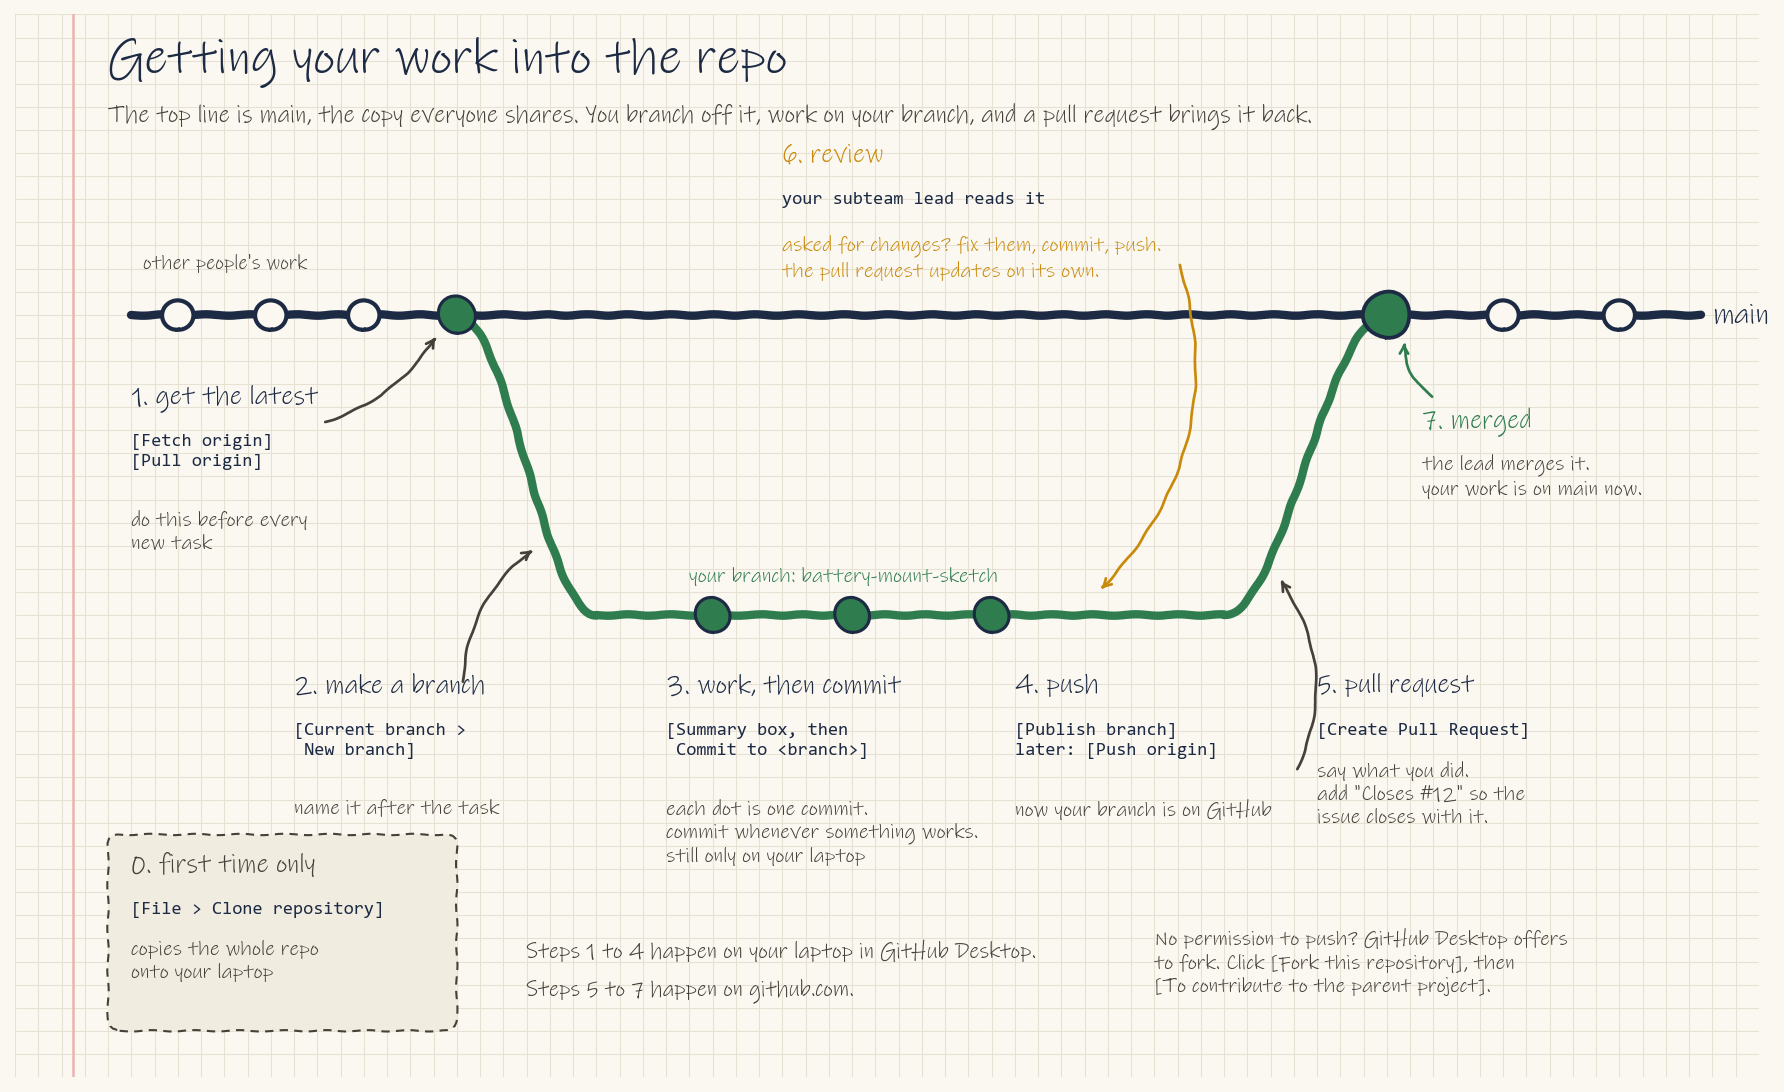

Write the Python code that produced this figure.
import sys, os
sys.path.insert(0, os.path.dirname(os.path.abspath(__file__)))
from notebook import *
from matplotlib.patches import Circle, FancyBboxPatch
import numpy as np

fig, ax = page(150, 92, (15, 9.2))
note(ax, 8, 88, 'Getting your work into the repo', size=24, weight='bold')
note(ax, 8, 83.2, 'The top line is main, the copy everyone shares. You branch off it, work on your branch, and a pull request brings it back.',
     size=11.5, color=PENCIL)

MAIN_Y, BR_Y = 66, 40
# main line
ax.plot([10, 145], [MAIN_Y, MAIN_Y], color=INK, lw=4, solid_capstyle='round', zorder=2)
note(ax, 146, MAIN_Y, 'main', size=14, weight='bold', ha='left')
for x in (14, 22, 30, 128, 138):
    ax.add_patch(Circle((x, MAIN_Y), 1.3, fc=PAPER, ec=INK, lw=2, zorder=3))
note(ax, 11, MAIN_Y + 4.5, "other people's work", size=9.5, color=PENCIL)

# branch curve out and back
def curve(x0, y0, x1, y1, col):
    t = np.linspace(0, 1, 60); s = (1 - np.cos(np.pi * t)) / 2
    ax.plot(x0 + (x1 - x0) * t, y0 + (y1 - y0) * s, color=col, lw=4, solid_capstyle='round', zorder=2)
curve(38, MAIN_Y, 50, BR_Y, GREEN)
ax.plot([50, 104], [BR_Y, BR_Y], color=GREEN, lw=4, solid_capstyle='round', zorder=2)
curve(104, BR_Y, 118, MAIN_Y, GREEN)
ax.add_patch(Circle((38, MAIN_Y), 1.6, fc=GREEN, ec=INK, lw=1.5, zorder=4))
ax.add_patch(Circle((118, MAIN_Y), 2.0, fc=GREEN, ec=INK, lw=1.8, zorder=4))
for x in (60, 72, 84):
    ax.add_patch(Circle((x, BR_Y), 1.5, fc=GREEN, ec=INK, lw=1.5, zorder=4))
note(ax, 58, BR_Y + 3.4, 'your branch: battery-mount-sketch', size=10, color=GREEN)

def step(x, y, n, head, button, extra=None, color=INK):
    note(ax, x, y, f'{n}. {head}', size=12.5, color=color, weight='bold', va='top')
    mono(ax, x, y - 4.3, button, size=8.8, color=INK, va='top', linespacing=1.3)
    if extra: note(ax, x, y - 4.3 - 3.3 * (button.count('\n') + 1), extra, size=10, color=PENCIL, va='top', linespacing=1.25)

# 0: once
ax.add_patch(FancyBboxPatch((8, 4), 30, 17, boxstyle='round,pad=0,rounding_size=1', fc='#f1ece0', ec=PENCIL, lw=1, ls=(0, (4, 3))))
step(10, 19.5, 0, 'first time only', '[File > Clone repository]', 'copies the whole repo\nonto your laptop', color=PENCIL)

step(10, 60, 1, 'get the latest', '[Fetch origin]\n[Pull origin]', 'do this before every\nnew task')
point(ax, (26, 56.5), (36.5, MAIN_Y - 1.4), '', rad=0.2)

step(24, 35, 2, 'make a branch', '[Current branch >\n New branch]', 'name it after the task')
point(ax, (38.5, 33.5), (45, BR_Y + 6), '', rad=-0.25)

step(56, 35, 3, 'work, then commit', '[Summary box, then\n Commit to <branch>]', 'each dot is one commit.\ncommit whenever something works.\nstill only on your laptop')

step(86, 35, 4, 'push', '[Publish branch]\nlater: [Push origin]', 'now your branch is on GitHub')

step(112, 35, 5, 'pull request', '[Create Pull Request]', 'say what you did.\nadd "Closes #12" so the\nissue closes with it.')
point(ax, (110, 26), (108.5, BR_Y + 3.5), '', rad=0.3)

step(66, 81, 6, 'review', 'your subteam lead reads it', None, color=GOLD)
note(ax, 66, 73, 'asked for changes? fix them, commit, push.\nthe pull request updates on its own.', size=10, color=GOLD, va='top', linespacing=1.25)
point(ax, (100, 71), (93, BR_Y + 1.8), '', color=GOLD, rad=-0.3)

note(ax, 121, 58, '7. merged', size=12.5, color=GREEN, weight='bold', va='top')
note(ax, 121, 54, 'the lead merges it.\nyour work is on main now.', size=10, color=PENCIL, va='top', linespacing=1.25)
point(ax, (122.5, 58.5), (119.5, MAIN_Y - 1.8), '', color=GREEN, rad=-0.3)

note(ax, 44, 11, 'Steps 1 to 4 happen on your laptop in GitHub Desktop.', size=10.5, color=PENCIL)
note(ax, 44, 7.5, 'Steps 5 to 7 happen on github.com.', size=10.5, color=PENCIL)
note(ax, 98, 10, 'No permission to push? GitHub Desktop offers\nto fork. Click [Fork this repository], then\n[To contribute to the parent project].',
     size=10, color=PENCIL, linespacing=1.3)
save(fig, os.path.join(os.path.dirname(os.path.abspath(__file__)), 'submit-workflow.png'))
